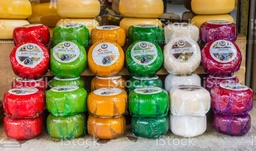
#> input picture Python/cheese.jpg, 256 x 151 px, shrunk from 1024 x 605 before the run
$ python mediancut3.py
#> lines starting #> are read from the running program, lines starting #| are printed output that depends on the picture; after the words box and inside, x2 and y2 are one past the last pixel; in counts of white or black regions, pixels touching at a corner belong together; long printed decimals are rounded
#> in mediancut, img is the input picture: shape (151, 256, 3); mean B, G, R 91.2, 123.9, 147.9
import struct
import cv2
import numpy as np
import math


def intensity(img):
    # loop trough every pixel and modify the color values, before adding them together into intensity
    print("Greyscaling...")
    width = int(img.shape[1])
#> width = 256
    height = int(img.shape[0])
#> height = 151
    tempvalues = []
    greyimg = img # local var to show greyscaled pic
    for i in range(0, height):
        row = []
        for j in range(0, width):
            pixel = img[i, j]
            pixelIntensity = 0.2125*pixel[2] + 0.7154*pixel[1] + 0.0721*pixel[0]  # BGR image
            greyimg[i, j] = pixelIntensity
            row.append(pixelIntensity)
        tempvalues.append(row)
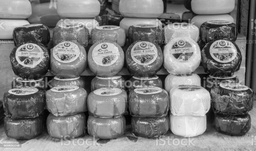
#> greyimg: shape (151, 256, 3); min 1, max 254, mean 126.1
#> after the loop, tempvalues = 151 items
    print("OG img shape " + str( np.shape(img)))
#| OG img shape (151, 256, 3)
    print("intensity values shape " + str(np.shape(tempvalues)))
#| intensity values shape (151, 256)
    tempvalues = mmt(tempvalues, img)
    #greyimg = mmt(greyimg)
    return tempvalues, greyimg # returns 2d array of intensity values and the greyscaled img


def mmt(intensitymap, img):
    height = int(img.shape[0])
#> height = 151
    x = np.linspace(-(math.pi), math.pi, height)
#> x = 151 values from -3.14 to 3.14
    #print(x)
    x = np.reshape(x, (height, 1))

    w = abs(np.cos(x))
   # print("w: " + str(np.shape(w)))
    #print("x: " + str(np.shape(x)))
    #print("intens: " + str(np.shape(intensitymap)))
    intensitymap = np.multiply(w, intensitymap)
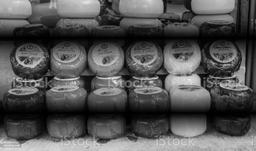
#> intensitymap: shape (151, 256) float64; min 0.0312, max 236.5, mean 83.5

    return intensitymap


def findmean(xMin, xMax, yMin, yMax, img):

    mean = []

    for x in range(xMin, xMax):
        for y in range(yMin, yMax):
            pixel = img[y][x]
            mean.append(pixel)
    #print("1" + str(mean))
    #print("2" + str(mean)[0])
    #print("3" + str(mean)[0][0])
    return np.mean(mean)


def SAT(region):

   # print(np.shape(region))
    # calculate a sum area table of the input region
    sum = np.cumsum(region, axis=0)  # get the sum of one dimension
    sum = np.cumsum(sum, axis=1)  # get the sum of the other dimension
    # print("sum: \n " + str(np.shape(sum)))
    return sum  # returns the sum table


def mediancut():
    global img
    img = cv2.imread('cheese.jpg', cv2.IMREAD_COLOR) # reads BGR image
    intensityMap, grey = intensity(img) # returns 2d array of intensity values and the greyscaled image
   # cv2.imshow("kraus", grey)  # comment this out if you dont want to keep closing grey image
   # cv2.waitKey(0)  # comment this out if you dont want to keep closing grey image
    #regionList = [] # step 1
    #regionList.append(intensityMap)  # step 1
    #step3(regionList, 4, grey)
    r,c = np.shape(intensityMap)
#> r = 151; c = 256
    step3(1, c, 1, r, 6, intensityMap, grey)

    cv2.imshow("kraus", grey)
    cv2.waitKey(0)


def newsum(xMin, xMax, yMin, yMax, img):

#> called with xMin = 1, xMax = 256, yMin = 1, yMax = 151
    region=[]

    sum = []
    if(xMin==xMax):
        row = []
        for y in range(yMin, yMax):
            pixel = img[y][xMin]
            sum.append(pixel)
        return np.sum(sum)

    if (yMin == yMax):
        row = []
        for x in range(xMin, xMax):
            pixel = img[yMin][x]
            sum.append(pixel)
        #region.append(sum)
        return np.sum(sum)


    for x in range (xMin, xMax):
        #print("x: " + str(x) + " xmax-2: "+ str(xMax-2))
        row = []
        for y in range(yMin, yMax):
            #print("x" + str(x)+" y " +str(y))

            pixel = img[y][x]
            sum.append(pixel)
#> after the loop, sum = 38250 items
       # region.append(row)
    return np.sum(sum)


def step3(xMin, xMax, yMin, yMax, iterations, img, grey):
    # takes in list of regions and n


    lx = xMax - xMin;
    ly = yMax - yMin;


    if ((lx > 2) and (ly > 2) and (iterations > 0)):
        firstsum = newsum(xMin, xMax, yMin, yMax, img)
#> firstsum = 3179942.4
        #firstsum = SAT(region1)
        pivot=-1

        if (lx > ly):
            # cut on the X - axis
            global i
            i = xMin
            for i in range(xMin,xMax - 1):
               # print(np.shape(img))
                sum = newsum(xMin,i,yMin,yMax,img)
                #sum = SAT(region2)

               # value1 = np.max(firstsum)
                #value2 = np.max(sum)

                if sum >= (firstsum - sum):
                    pivot = i
                    break
#> this loop made 128 passes
#> sum on passes 1 to 12: 13682.8, 13682.8, 27415.9, 41196.3, 54990, 68698.2, 82137.9, 95611.9, 109547, 123715.5, 137560.2, 150920.3

            if (pivot == -1):
                pivot = xMax - 1

            iterations=iterations-1
            step3(xMin, pivot, yMin, yMax, iterations, img, grey)
#> the loop in step3 (call 2), `for i in range (yMin, yMax - 1):` made 77 passes
#> sum on passes 1 to 12: 18891.7, 18891.7, 37912.3, 57031.7, 76242.4, 95443.1, 114409.7, 133116.1, 151449.1, 169304.2, 186672.6, 203536.4
            step3(pivot + 1, xMax, yMin, yMax, iterations, img, grey)

        else:
            #cut on the Y - axis
            i = yMin
            for i in range (yMin, yMax - 1):
                # print(np.shape(img))
                sum = newsum(xMin, xMax, yMin, i, img)
                #sum = SAT(region2)

                #value1 = np.max(firstsum)
                #value2 = np.max(sum)

                if sum >= (firstsum - sum):
                    pivot = i
                    break

            if (pivot == -1):
                pivot = yMax - 1

            iterations = iterations - 1
            step3(xMin, xMax, yMin, pivot, iterations, img, grey)
#| Region:
#| xmin: 1 xMax: 28
#| Ymin: 1 Ymax: 12
#> in step3 (call 7), `cv2.rectangle(grey, (xMin, yMin), (xMax, yMax), (0,254,0), thickness=1)`: grey: shape (151, 256, 3); 0.2% of pixels changed, all inside (x1, y1, x2, y2) = (1, 1, 29, 13)
            step3(xMin, xMax, pivot + 1, yMax, iterations, img, grey)

    else:

        print("Region: \n" + "xmin: " + str(xMin) + " xMax: " + str(xMax) + "\nYmin: " + str(yMin) +" Ymax: " + str(yMax))
        #cv2.line(img, startpoint1, endpoint1, color, thickness)
        cv2.rectangle(grey, (xMin, yMin), (xMax, yMax), (0,254,0), thickness=1)
        mean = findmean(xMin,xMax,yMin,yMax,img)
#> after the loop in findmean, `for x in range(xMin, xMax):`: mean = 297 values, max 219.6 at index 187, min 157.6 at index 296, mean 181.9
#| 181.910
#| Region:
#| xmin: 1 xMax: 28
#| Ymin: 13 Ymax: 28
#> in step3 (call 8), `cv2.rectangle(grey, (xMin, yMin), (xMax, yMax), (0,254,0), thickness=1)`: grey: shape (151, 256, 3); mean B, G, R 125.4, 126.5, 125.4
#| 110.432
#| Region:
#| xmin: 29 xMax: 50
#| Ymin: 1 Ymax: 28
#> in step3 (call 10), `cv2.rectangle(grey, (xMin, yMin), (xMax, yMax), (0,254,0), thickness=1)`: grey: shape (151, 256, 3); mean B, G, R 125.2, 126.9, 125.2
#| 87.099
#| Region:
#| xmin: 51 xMax: 66
#| Ymin: 1 Ymax: 28
#| 108.463
        print(mean)
        # [7 lines of commented-out code are left out]
    """if iterations > 0:  # n
        # step 2
        for i in range(0, len(regionList)):
            h, w = np.shape(regionList[i])
            print("Dimensions of region: h:" + str(h) + " w: " + str(w))
            if h < w:
                print("cutting y")
                # check sum of half the region  and compare it with the other half
                slicer = 2 # controls where the cut happens
                region = regionList[i]  # get region object out of the list
                region1 = region[:][:int(w / slicer)]  # split the region up into two regions
                region2 = region[:][int(w / slicer):]

                value11 = np.argmax(SAT(region1))  # returns index of the highest value in the array
                value1 = np.max(SAT(region1))  # returns the highest value in the array
                value22 = np.argmax(SAT(region2))
                value2 = np.max(SAT(region2))

                while not (np.abs(value1 - value2) / value1) < 0.03:  #make sure its not negative
                    #  print("value 1= " + str(value1))
                    #   print("value 2= " + str(value2))
                    #print(np.abs(value1 - value2) / value1)
                    if slicer < 0:
                        print("failed to find cutting point since slicer is below 0")
                        break
                    if value1 > value2:

                        slicer += 0.1
                    else:
                        slicer -= 0.1
                   # print(slicer)
                    region1 = region[:][:int(w / slicer)]
                    region2 = region[:][int(w / slicer):]
                    value1 = np.max(SAT(region1))
                    value2 = np.max(SAT(region2))

                print("sat1: +" + str(value1))
                print("sat2: +" + str(value2))
                #print("sat11: +" + str(value11))
                #print("sat22: +" + str(value22))

                # attempt to draw a line, should probably be own func
                startpoint1 = np.shape(region1)[0], 0 # start x,y of line. shape of region1[0] = width or maybe height?
                endpoint1 = np.shape(region1) # end x,y of line
                print("start: +" + str(startpoint1))
                print("end: +" + str(endpoint1))
                color = (0, 255, 0)
                thickness = 9
                cv2.line(img, startpoint1, endpoint1, color, thickness)
                #cv2.imshow("kraus", img)
                #cv2.waitKey(0)

                # prepare for the next cut by adding these two regions to the list  and running the func again
                regionList = []
                regionList.append(region1)
                regionList.append(region2)
                iterations=iterations-1
                print("commencing iteration: " +  str(iterations))
                print("=" * 37)
                step3(regionList, iterations, img)


            else:
                print("cutting x")
                # check sum of half the region  and compare it with the other half
                slicer = 2
                region = regionList[i]
                region1 = region[:int(h / slicer)][:]
                region2 = region[int(h / slicer):][:]

                value11 = np.argmax(SAT(region1))
                value1 = np.max(SAT(region1))
                value22 = np.argmax(SAT(region2))
                value2 = np.max(SAT(region2))

                while not (np.abs(value1 - value2) / value1) < 0.03:  # make sure its not negative
                    print("value 1= " + str(value1))
                    print("value 2= " + str(value2))
                    # print(np.abs(value1 - value2) / value1)
                    if slicer < 0:
                        print("failed to find cutting point since slicer is below 0")
                        break
                    if value1 > value2:

                        slicer += 0.1
                    else:
                        slicer -= 0.1
                    # print(slicer)
                    region1 = region[:int(h / slicer)][:]
                    region2 = region[int(h / slicer):][:]
                    value1 = np.max(SAT(region1))
                    value2 = np.max(SAT(region2))

                print("sat1: +" + str(value1))
                print("sat2: +" + str(value2))
                print("sat11: +" + str(value11))
                print("sat22: +" + str(value22))

                startpoint1 = 0, np.shape(region1)[1]
                endpoint1 = np.shape(region1)[1], np.shape(region1)[1]
                print("start: +" + str(startpoint1))
                print("end: +" + str(endpoint1))
                color = (0, 255, 0)
                thickness = 9
                cv2.line(img, startpoint1, endpoint1, color, thickness)
                #cv2.imshow("kraus", img)
                #cv2.waitKey(0)

                regionList = []
                regionList.append(region1)
                regionList.append(region2)
                iterations = iterations - 1
                print("commencing iteration: " + str(iterations))
                print("="*37)
                step3(regionList, iterations - 1, img)
    """


mediancut()
#| Region:
#| xmin: 1 xMax: 33
#| Ymin: 29 Ymax: 62
#| 50.507
#| Region:
#| xmin: 1 xMax: 33
#| Ymin: 63 Ymax: 77
#| 99.718
#| Region:
#| xmin: 34 xMax: 66
#| Ymin: 29 Ymax: 60
#| 46.319
#| Region:
#| xmin: 34 xMax: 66
#| Ymin: 61 Ymax: 77
#> in step3 (call 18), `cv2.rectangle(grey, (xMin, yMin), (xMax, yMax), (0,254,0), thickness=1)`: grey: shape (151, 256, 3); mean B, G, R 123.5, 128.6, 123.5
#| 81.935
#| Region:
#| xmin: 67 xMax: 91
#| Ymin: 1 Ymax: 13
#> in step3 (call 22), `cv2.rectangle(grey, (xMin, yMin), (xMax, yMax), (0,254,0), thickness=1)`: grey: shape (151, 256, 3); mean B, G, R 123.2, 128.8, 123.2
#| 180.809
#| Region:
#| xmin: 67 xMax: 91
#| Ymin: 14 Ymax: 44
#> in step3 (call 23), `cv2.rectangle(grey, (xMin, yMin), (xMax, yMax), (0,254,0), thickness=1)`: grey: shape (151, 256, 3); mean B, G, R 122.8, 129.1, 122.8
#| 60.490
#| Region:
#| xmin: 92 xMax: 128
#| Ymin: 1 Ymax: 14
#| 103.086
#| Region:
#| xmin: 92 xMax: 128
#| Ymin: 15 Ymax: 44
#| 40.583
#| Region:
#| xmin: 67 xMax: 99
#| Ymin: 45 Ymax: 62
#> in step3 (call 29), `cv2.rectangle(grey, (xMin, yMin), (xMax, yMax), (0,254,0), thickness=1)`:
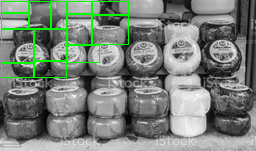
#> grey: shape (151, 256, 3); mean B, G, R 121.7, 130.2, 121.7
#> in step3 (call 29), `mean = findmean(xMin,xMax,yMin,yMax,img)`: mean = 96.83
#| 96.829
#| Region:
#| xmin: 67 xMax: 99
#| Ymin: 63 Ymax: 77
#> in step3 (call 30), `cv2.rectangle(grey, (xMin, yMin), (xMax, yMax), (0,254,0), thickness=1)`:
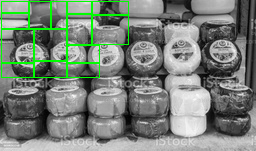
#> grey: shape (151, 256, 3); 0.24% of pixels changed, all inside (x1, y1, x2, y2) = (67, 63, 100, 78)
#> in step3 (call 30), `mean = findmean(xMin,xMax,yMin,yMax,img)`: mean = 95
#| 95.002
#| Region:
#| xmin: 100 xMax: 128
#| Ymin: 45 Ymax: 63
#> in step3 (call 32), `cv2.rectangle(grey, (xMin, yMin), (xMax, yMax), (0,254,0), thickness=1)`:
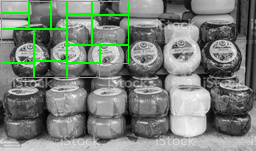
#> grey: shape (151, 256, 3); 0.24% of pixels changed, all inside (x1, y1, x2, y2) = (100, 45, 129, 64)
#> in step3 (call 32), `mean = findmean(xMin,xMax,yMin,yMax,img)`: mean = 93.48
#| 93.479
#| Region:
#| xmin: 100 xMax: 128
#| Ymin: 64 Ymax: 77
#> in step3 (call 33), `cv2.rectangle(grey, (xMin, yMin), (xMax, yMax), (0,254,0), thickness=1)`:
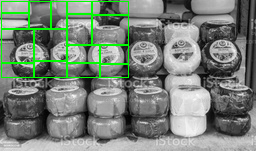
#> grey: shape (151, 256, 3); 0.21% of pixels changed, all inside (x1, y1, x2, y2) = (100, 64, 129, 78)
#> in step3 (call 33), `mean = findmean(xMin,xMax,yMin,yMax,img)`: mean = 106.6
#| 106.616
#| Region:
#| xmin: 1 xMax: 35
#| Ymin: 78 Ymax: 91
#| 115.668
#| Region:
#| xmin: 1 xMax: 35
#| Ymin: 92 Ymax: 129
#| 36.329
#> in mediancut, `cv2.imshow("kraus", grey)`:
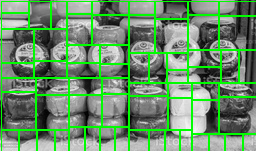
#> window 'kraus': shape (151, 256, 3); mean B, G, R 107.4, 144.4, 107.4
"""
#below lines draws 4x4 boxes
for x in range (0,4):
print (i)
print ("hej " + str( regionList[0].cumsum(axis=0).cumsum(axis=1)))
h, w = np.shape(regionList[i])
egionSAT= ComputeSummedAreaTable(regionList[i])
boxx=w/4
boxy=h/4
currx=0
curry = 0
for y in range(0, 4):
#you are curently dividing the longest region in pixels and not light energi
#light energy = weigthes average of the color channels of the light probe image
#use a summed area table

    start_point = int(currx), int(curry)
    end_point = int(boxx+currx),int(boxy+curry)


    color = (0, 255, 0)

    thickness = 2
    print(start_point)
    print(end_point)
    img = cv2.rectangle(img, start_point, end_point, color, thickness)
    curry+=boxy
currx+=boxx
print("hej" + str(currx))

cv2.imshow("image", img)
cv2.waitKey(0)
    # do this after it works:
    # The latitude-longitude mapping over-represents regions near the
    #   poles. To compensate, the pixels of the probe image should first be
    # scaled by cosφ where φ is the pixel’s angle of inclination. Determining the longest dimension of a region should also take the overrepresentation into account;
    # this can be accomplished by weighting a regions width by cosφ for an inclination φ at center of the region.

cv2.imshow("image", img)
cv2.waitKey(0)"""
